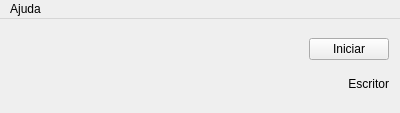
<?xml version="1.0" encoding="UTF-8"?>
<ui version="4.0">
 <class>MainWindow</class>
 <widget class="QMainWindow" name="MainWindow">
  <property name="geometry">
   <rect>
    <x>0</x>
    <y>0</y>
    <width>400</width>
    <height>113</height>
   </rect>
  </property>
  <property name="windowTitle">
   <string>LeitoresxEscritores</string>
  </property>
  <widget class="QWidget" name="centralWidget">
   <layout class="QHBoxLayout" name="horizontalLayout">
    <item>
     <spacer name="horizontalSpacer">
      <property name="orientation">
       <enum>Qt::Horizontal</enum>
      </property>
      <property name="sizeHint" stdset="0">
       <size>
        <width>293</width>
        <height>20</height>
       </size>
      </property>
     </spacer>
    </item>
    <item>
     <layout class="QVBoxLayout" name="verticalLayout">
      <item>
       <widget class="QPushButton" name="pushButton">
        <property name="text">
         <string>Iniciar</string>
        </property>
       </widget>
      </item>
      <item>
       <widget class="QLabel" name="label">
        <property name="maximumSize">
         <size>
          <width>16777215</width>
          <height>20</height>
         </size>
        </property>
        <property name="text">
         <string>Escritor</string>
        </property>
        <property name="alignment">
         <set>Qt::AlignRight|Qt::AlignTrailing|Qt::AlignVCenter</set>
        </property>
       </widget>
      </item>
     </layout>
    </item>
   </layout>
  </widget>
  <widget class="QMenuBar" name="menuBar">
   <property name="geometry">
    <rect>
     <x>0</x>
     <y>0</y>
     <width>400</width>
     <height>20</height>
    </rect>
   </property>
   <widget class="QMenu" name="menuSobre">
    <property name="title">
     <string>Ajuda</string>
    </property>
    <addaction name="actionSobre"/>
   </widget>
   <addaction name="menuSobre"/>
  </widget>
  <action name="actionSobre">
   <property name="text">
    <string>Sobre</string>
   </property>
  </action>
 </widget>
 <layoutdefault spacing="6" margin="11"/>
 <resources/>
 <connections/>
</ui>
